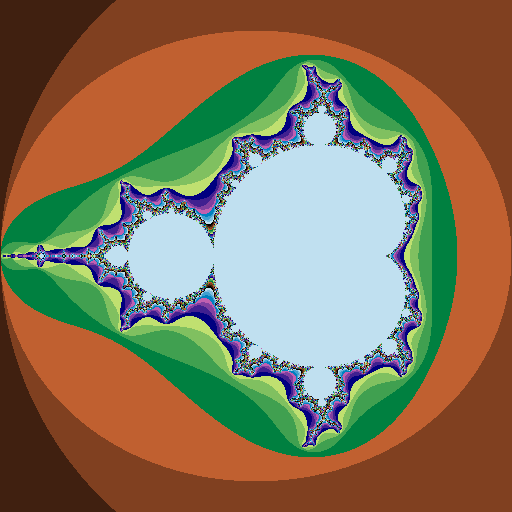

Python code for this plot:
"""
Mandelbrot fractal using PIL (Python)

http://code.activestate.com/recipes/577111-mandelbrot-fractal-using-pil/
"""

from PIL import Image
# drawing area (xa < xb and ya < yb)
xa = -2.0
xb = 1.0
ya = -1.5
yb = 1.5
maxIt = 256 # iterations
# image size
imgx = 512
imgy = 512
image = Image.new("RGB", (imgx, imgy))

for y in range(imgy):
    cy = y * (yb - ya) / (imgy - 1)  + ya
    for x in range(imgx):
        cx = x * (xb - xa) / (imgx - 1) + xa
        c = complex(cx, cy)
        z = 0
        for i in range(maxIt):
            if abs(z) > 2.0: break 
            z = z * z + c 
        r = i % 4 * 64
        g = i % 8 * 32
        b = i % 16 * 16
        image.putpixel((x, y), b * 65536 + g * 256 + r)

image.save("mandel.png", "PNG")
